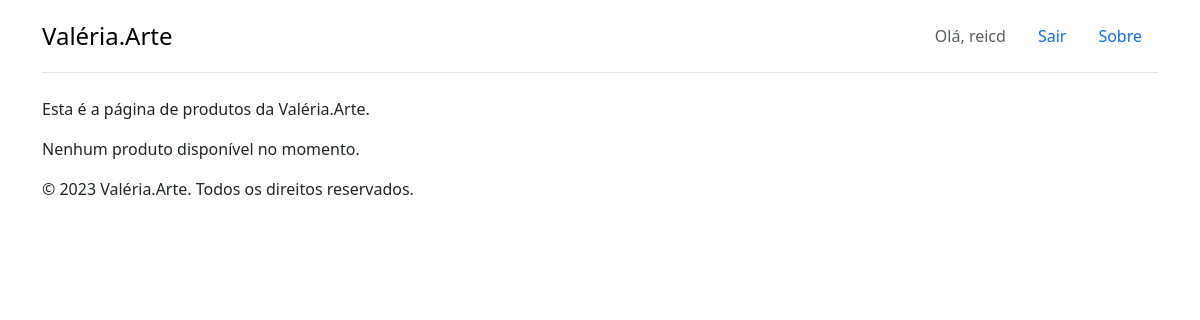
The page /products/ (signed in) on the database as committed earlier.
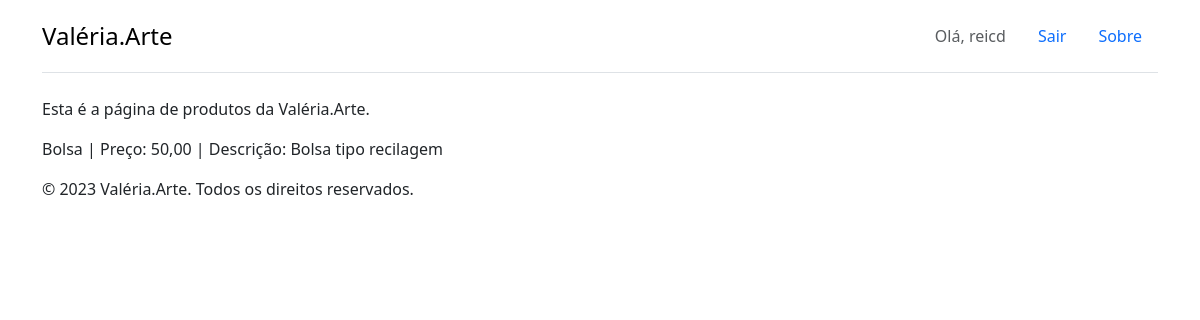
The same page on the database as committed later.
### accounts/models.py (models this page shows)
class CustomUser(AbstractUser):
    data_nascimento = models.DateField("Data de Nascimento",
    null=True,
    blank=True)
    telefone = models.CharField("Telefone",max_length=15, null=True, blank=True)
    endereco = models.CharField("Endereço",max_length=255, null=True, blank=True)
    cidade = models.CharField("Cidade",max_length=100, null=True, blank=True)
    estado = models.CharField("Estado",max_length=100, null=True, blank=True)
    pais = models.CharField("País",max_length=100, null=True, blank=True)
    cep = models.CharField("CEP",max_length=8, null=True, blank=True)
    cpf = models.CharField("CPF",max_length=11, null=True, blank=True)

### products/models.py (models this page shows)
class Product(models.Model):
    name = models.CharField(max_length=100)
    description = models.TextField()
    price = models.DecimalField(max_digits=10, decimal_places=2)
    stock = models.IntegerField()
    class Meta:
        verbose_name = "Produto"
        verbose_name_plural = "Produtos"

### products/views.py (the view)
# urls.py: path('', index, name='products-index'),
@login_required
def index(request):
    products = Product.objects.all()
    context = {'all_products': products}
    return render(request, 'produtos/manipular.html', context)

### templates/produtos/manipular.html (shortened to what this page needs)
{% extends '_layout2.html' %}
{% load static %}
{% block content %}
    <p>Esta é a página de produtos da Valéria.Arte.</p>
    {% for product in all_products %}
        <div class="faq-item">
                <p>{{ product.name }} |
                Preço: {{ product.price }} |
                Descrição: {{ product.description }}</p>
        </div>
        {% empty %}
            <p>Nenhum produto disponível no momento.</p>
    {% endfor %}
{% endblock %}

### templates/_layout2.html (shortened to what this page needs)
{% extends '_base.html' %}
{% load static %}
{% block css %}
    <link rel="stylesheet" href="https://cdn.jsdelivr.net/npm/bootstrap@5.3.8/dist/css/bootstrap.min.css">
    <link rel="stylesheet" href="{% static 'css/styles.css' %}">
{% endblock css %}
{% block header %}
<div class="container">
    <header class="d-flex flex-wrap justify-content-center py-3 mb-4 border-bottom">
        <a href="{% url 'index' %}" class="d-flex align-items-center mb-3 mb-md-0 me-md-auto link-body-emphasis text-decoration-none">
    <span class="fs-4">Valéria.Arte</span></a>
    <ul class="nav nav-pills">
            {% if user.is_authenticated %}
        <li class="nav-item"><span class="nav-link disabled">Olá, {{ user.username }}</span></li>
        <li class="nav-item">
            <form action="{% url 'logout' %}" method="post" class="d-flex">
                <button class="btn btn-link nav-link" type="submit">Sair</button>
            </form>
        </li>
            {% endif %}
        <li class="nav-item">
            <a href="{% url 'about' %}" class="nav-link">Sobre</a>
        </li>
    </ul>
    </header>
</div>
{% endblock header %}
{% block main %}
    <div class="container">
    {% block content %}
    {% endblock content %}
    </div>
{% endblock main %}
{% block footer %}
<div class="container">
    <footer>
        <p>&copy; 2023 Valéria.Arte. Todos os direitos reservados.</p>
    </footer>
</div>
{% endblock footer %}

### templates/_base.html (shortened to what this page needs)
{% load static %}
<!DOCTYPE html>
<html lang="pt-br">
<head>
    {% block css %}{% endblock css %}
</head>
<body>
    {% block header %}
    {% endblock header %}
    {% block main %}{% endblock main %}
    {% block footer %}
    {% endblock footer %}
</body>
</html>

Rows that differ between the two databases and show on the page:
added Product: name "Bolsa", price "50,00", description "Bolsa tipo recilagem"
Other text that changed with them:
text no longer shown: "Nenhum produto disponível no momento."
